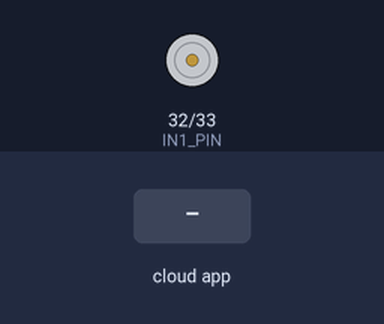
Simulated run of this sketch. Board: ESP32. Shown: motor-driver pin pairs drawn as motors (green arrow = first pin HIGH = forward, orange = second pin HIGH = backward, longer = more drive, scaled by the enable pin). The test bench sets the inputs (shaded band). The ROS host is connected and sends only what is stated.

Above: at 3.2 s.
3.3 s: the phone or cloud app sets motor_kecepatan to 0
4.8 s: the phone or cloud app sets motor_arah to 0
6.3 s: the phone or cloud app sets motor_kecepatan to 1
At 7.1 s:
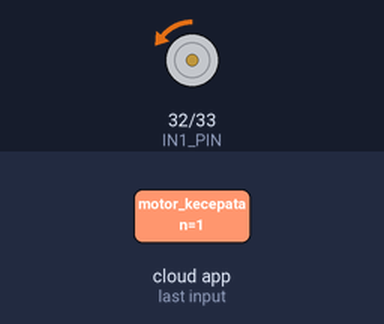
7.8 s: the phone or cloud app sets motor_arah to 1
At 8.1 s:
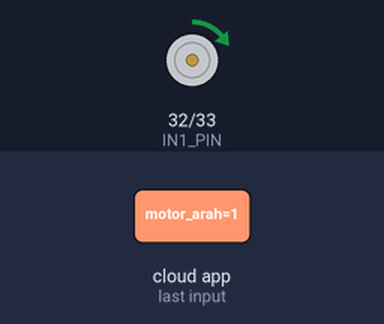
Timing chart, 0 to 10.3 s (numbered marks = the images above; inputs shaded):
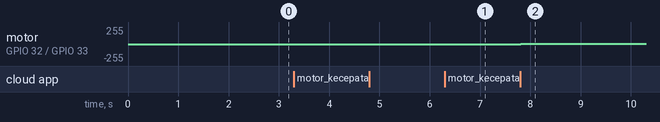

The sketch:

motor_dc.ino
```cpp
/*
 * motor_dc.ino — kontrol motor DC via ROS2 (driver L298N)
 *
 * Subscribe ke topic /motor_kecepatan (Int32) dan /motor_arah (Bool)
 * Kecepatan: 0 (stop) - 100 (full)
 * Arah: true = maju, false = mundur
 *
 * Board: Arduino UNO / ESP32
 *
 * KONEKSI FISIK:
 *
 *   Komponen       | Arduino UNO      | ESP32
 *   ------------------------------------------------
 *   IN1            | D7               | D32           (Kuning)
 *   IN2            | D6               | D33           (Hijau)
 *   ENA (PWM)      | D5 (PWM)         | D25           (Biru)
 *   VCC (12V)      | —                | —             (Merah)
 *   GND            | GND              | GND           (Hitam)
 *   5V output      | (optional)       | (optional)    (—)
 *
 *   Lihat wiring.md untuk diagram lengkap.
 */

// ═══════════════════════════════════════════════════════════════
// PENJELASAN DATA STRUCTURE — micro-ROS
// ═══════════════════════════════════════════════════════════════
//
// Berikut adalah data structure inti micro-ROS yang dipakai:
//
// 1. rcl_node_t
//    - Struktur yang merepresentasikan node ROS2 di C/C++.
//    - Setiap node punya nama unik (contoh: "led_node").
//    - Semua komunikasi ROS2 (pub/sub) terikat pada node.
//
// 2. rcl_publisher_t
//    - Struktur untuk MENGIRIM data ke topic ROS2.
//    - Diinisialisasi dengan rclc_publisher_init_default().
//    - Parameter: tipe pesan, nama topic, node.
//    - Method: rcl_publish() — kirim data.
//
// 3. rcl_subscription_t
//    - Struktur untuk MENERIMA data dari topic ROS2.
//    - Diinisialisasi dengan rclc_subscription_init_default().
//    - Parameter: tipe pesan, nama topic, callback function.
//    - Callback dipanggil OTOMATIS saat ada data masuk.
//
// 4. rclc_executor_t
//    - Struktur yang mengatur eksekusi callback.
//    - "Jantung" program micro-ROS — mirip rclpy.spin() di Python.
//    - Method: rclc_executor_spin_some() — proses callback yang pending.
//    - WAJIB ditambahkan publisher/subscriber/timer dengan add_*().
//
// 5. rclc_support_t
//    - Struktur untuk inisialisasi micro-ROS.
//    - Wajib dipanggil PERTAMA KALI di setup().
//    - rclc_support_init() — siapkan memory, allocator, dll.
//
// 6. rcl_allocator_t
//    - Struktur alokator memori untuk ROS2.
//    - rcl_get_default_allocator() — pakai default (heap).
//    - Digunakan saat inisialisasi node, publisher, subscriber.
//
// 7. rcl_timer_t
//    - Struktur timer untuk eksekusi periodik.
//    - rclc_timer_init_default() — buat timer dengan interval ms.
//    - Callback dipanggil setiap interval.
//
// 8. std_msgs__msg__*
//    - Tipe pesan ROS2 standar di C:
//      Bool    → bool data        (true/false)
//      Int32   → int32_t data     (angka bulat)
//      Float32 → float data       (angka desimal)
//      Float64 → double data      (angka desimal presisi ganda)
//      String  → char[] data      (teks)
//════════════════════════════════════════════════════════════════


// micro_ros_arduino.h: library utama micro-ROS untuk Arduino.
#include <micro_ros_arduino.h>
#include <rcl/rcl.h>
#include <rclc/rclc.h>
#include <rclc/executor.h>
// std_msgs/msg/int32.h: tipe pesan Int32 untuk kecepatan (0–100).
#include <std_msgs/msg/int32.h>
// std_msgs/msg/bool.h: tipe pesan Bool untuk arah (true/false).
#include <std_msgs/msg/bool.h>

// Dual board pin mapping:
// ESP32 → GPIO 25,32,33 | Arduino UNO → pin 5,7,6
#if defined(ESP32)
  #define ENA_PIN 25   // Enable/PWM — mengatur kecepatan
  #define IN1_PIN 32   // Input 1 — kontrol arah motor
  #define IN2_PIN 33   // Input 2 — kontrol arah motor
#else
  #define ENA_PIN 5
  #define IN1_PIN 7
  #define IN2_PIN 6
#endif

// Variabel global ROS2
rclc_executor_t executor;
rclc_support_t support;
rcl_allocator_t allocator;
rcl_node_t node;

// Dua subscriber: satu untuk kecepatan, satu untuk arah.
rcl_subscription_t sub_kecepatan;
rcl_subscription_t sub_arah;
std_msgs__msg__Int32 msg_kecepatan;
std_msgs__msg__Bool msg_arah;

// State motor saat ini.
int current_speed = 0;          // 0–100 (persentase)
bool current_direction = true;  // true = maju, false = mundur

// update_motor(): terapkan kecepatan & arah ke driver L298N.
void update_motor() {
  // map(): skala 0–100 → 0–255 (PWM 8-bit).
  int pwm = map(current_speed, 0, 100, 0, 255);
  pwm = constrain(pwm, 0, 255);
  // analogWrite(): kirim sinyal PWM ke pin Enable.
  analogWrite(ENA_PIN, pwm);

  // Kontrol H-Bridge: IN1 HIGH + IN2 LOW = maju, kebalikannya = mundur.
  if (current_direction) {
    digitalWrite(IN1_PIN, HIGH);
    digitalWrite(IN2_PIN, LOW);
  } else {
    digitalWrite(IN1_PIN, LOW);
    digitalWrite(IN2_PIN, HIGH);
  }
}

// cb_kecepatan: callback saat ada pesan baru di /motor_kecepatan.
void cb_kecepatan(const void *msgin) {
  const std_msgs__msg__Int32 *msg = (const std_msgs__msg__Int32 *)msgin;
  current_speed = constrain(msg->data, 0, 100);
  update_motor();
}

// cb_arah: callback saat ada pesan baru di /motor_arah.
void cb_arah(const void *msgin) {
  const std_msgs__msg__Bool *msg = (const std_msgs__msg__Bool *)msgin;
  current_direction = msg->data;
  update_motor();
}

void setup() {
  // Set pin mode: OUTPUT untuk semua pin motor.
  pinMode(ENA_PIN, OUTPUT);
  pinMode(IN1_PIN, OUTPUT);
  pinMode(IN2_PIN, OUTPUT);
  // Pastikan motor mati saat startup.
  digitalWrite(IN1_PIN, LOW);
  digitalWrite(IN2_PIN, LOW);
  analogWrite(ENA_PIN, 0);

  Serial.begin(115200);
  set_microros_serial_transports(Serial);
  delay(2000);

  allocator = rcl_get_default_allocator();
  rclc_support_init(&support, 0, NULL, &allocator);
  rclc_node_init_default(&node, "motor_node", "", &support);

  // Inisialisasi subscriber untuk /motor_kecepatan (Int32).
  rclc_subscription_init_default(
    &sub_kecepatan, &node,
    ROSIDL_GET_MSG_TYPE_SUPPORT(std_msgs, msg, Int32),
    "motor_kecepatan"
  );

  // Inisialisasi subscriber untuk /motor_arah (Bool).
  rclc_subscription_init_default(
    &sub_arah, &node,
    ROSIDL_GET_MSG_TYPE_SUPPORT(std_msgs, msg, Bool),
    "motor_arah"
  );

  // Executor dengan 2 handler (1 untuk setiap subscriber).
  rclc_executor_init(&executor, &support, 2, &allocator);
  rclc_executor_add_subscription(
    &executor, &sub_kecepatan, &msg_kecepatan,
    &cb_kecepatan, ON_NEW_DATA
  );
  rclc_executor_add_subscription(
    &executor, &sub_arah, &msg_arah,
    &cb_arah, ON_NEW_DATA
  );
}

void loop() {
  rclc_executor_spin_some(&executor, RCL_MS_TO_NS(100));
  delay(10);
}
```

Measured:
- after the input at 6.3 s, motor on GPIO 32 (IN1_PIN) / GPIO 33 (IN2_PIN): stopped → backward 2/255 at once
- after the input at 7.8 s, motor on GPIO 32 (IN1_PIN) / GPIO 33 (IN2_PIN): backward 2/255 → forward 2/255 at once
